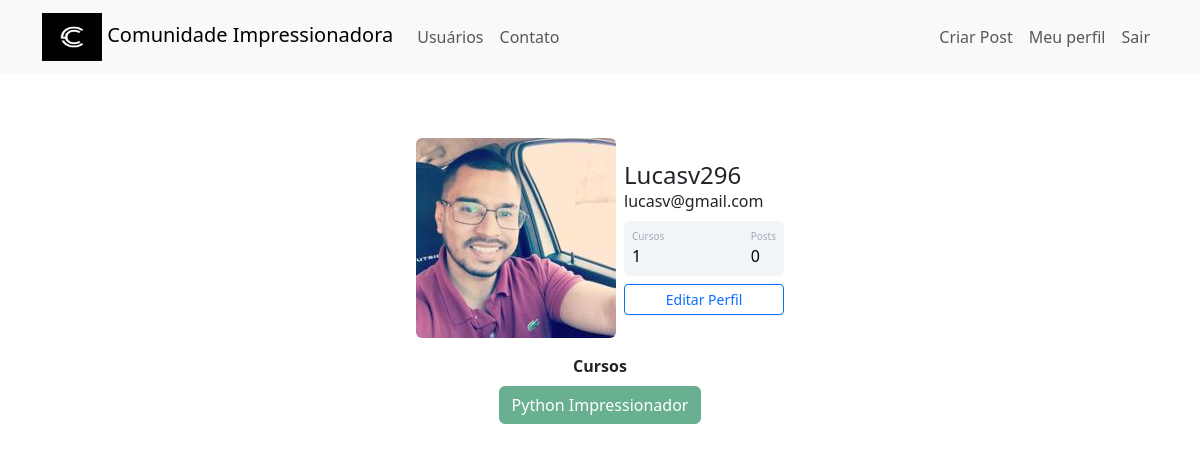
Screenshot of /perfil (signed in) with the database file from the repository.
### comunidadeimpressionadora/models.py (models this page shows)
class Usuario(database.Model, UserMixin):
    id = database.Column(database.Integer, primary_key=True)
    username = database.Column(database.String, nullable=False)
    email = database.Column(database.String, nullable=False, unique=True)
    senha = database.Column(database.String, nullable=False)
    foto_perfil = database.Column(database.String, default='default.jpg')
    posts = database.relationship('Post', backref='autor', lazy=True)
    cursos = database.Column(database.String, nullable=False, default='Não Informado')

### comunidadeimpressionadora/routes.py (the view)
@app.route('/perfil')
@login_required
def perfil():
    foto_perfil = url_for('static', filename='fotos_perfil/{}'.format(current_user.foto_perfil))
    return render_template('perfil.html', foto_perfil=foto_perfil)

### comunidadeimpressionadora/models.py (called while the page is built)
@login_manager.user_loader
def load_usuario(id_usuario):
    return Usuario.query.get(int(id_usuario))

### comunidadeimpressionadora/templates/perfil.html (shortened to what this page needs)
{% extends 'base.html' %}
{% block body %}
<div class="container mt-5 d-flex justify-content-center">
            <div class="card p-3">
                <div class="d-flex align-items-center">
                    <div class="image pe-2">
                <img src="{{ foto_perfil }}" class="rounded" width="200" >
                </div>
                <div class="ml-3 w-100">
                   <h4 class="mb-0 mt-0">{{current_user.username}}</h4>
                   <span>{{current_user.email}}</span>
                   <div class="p-2 mt-2 bg-primary d-flex justify-content-between rounded text-white stats">
                       {% if 'Não Informado' in current_user.cursos %}
                            <div class="d-flex flex-column">
                                <span class="articles">Cursos</span>
                                <span class="number1">0</span>
                            </div>
                       {% else %}
                            <div class="d-flex flex-column">
                                <span class="articles">Cursos</span>
                                <span class="number1">{{ current_user.cursos.count(';') + 1}}</span>
                            </div>
                       {% endif %}
                    <div class="d-flex flex-column">
                        <span class="rating">Posts</span>
                        <span class="number3">0</span>
                    </div>
                   </div>
                   <div class="button mt-2 d-flex flex-row align-items-center">
                       <a class="w-100" href="{{ url_for('editar_perfil')}}">
                           <button class="btn btn-sm btn-outline-primary w-100">Editar Perfil</button>
                       </a>
                   </div>
                </div>
                </div>
            </div>
</div>
<div class="row justify-content-center">
    <div class="col-4" style="text-align: center">
        <strong>Cursos</strong>
        <br>
        {% for curso in current_user.cursos.split(';') %}
            <button type="button" class="btn btn-success mt-2" disabled>{{ curso }}</button>
        {% endfor %}
    </div>
</div>
{% endblock %}

### comunidadeimpressionadora/static/main.css (style rules this page uses)
.card { width: 400px; border: none; border-radius: 10px; background-color: #fff; }
.stats { background: #f2f5f8 !important; color: #000 !important; }
.articles { font-size:10px; color: #a1aab9; }
.number1 { font-weight:500; }
.rating { font-size:10px; color: #a1aab9; }
.number3 { font-weight:500; }

### rows the page displays
Usuario: username "Lucasv296", email "lucasv@gmail.com", cursos "1", cursos "Python Impressionador"
